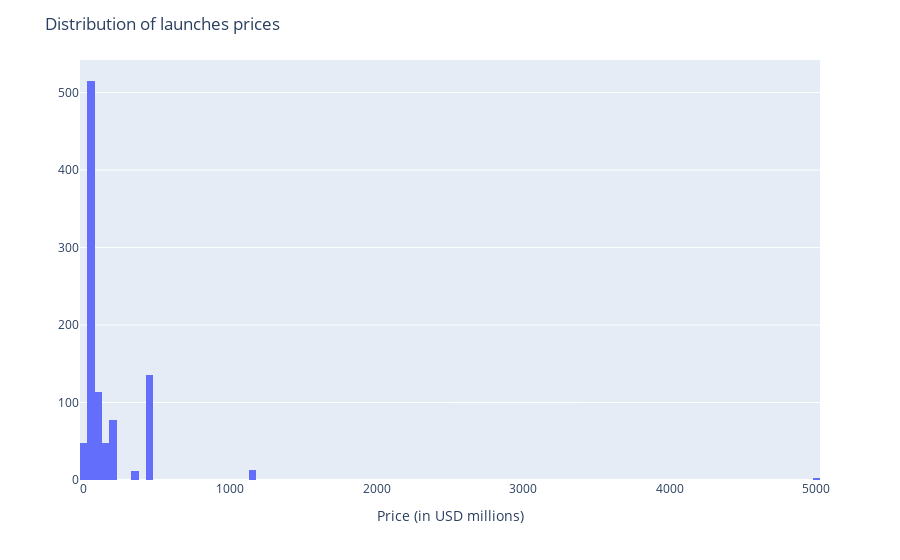

The notebook cell saved with this chart:
### Markdown cell above
# How Expensive are the Launches? 

Create a histogram and visualise the distribution. The price column is given in USD millions (careful of missing values).

### Code cell
fig_price = px.histogram(
    clean_df,
    "Price"
)

fig_price.update_layout(
    title="Distribution of launches prices",
    yaxis_title=None,
    xaxis_title="Price (in USD millions)"
)

fig_price.show()

### Figure 1 — Plotly figure (JSON) as saved in the notebook; plotly's stock layout.template omitted (floating-point values rounded to 4 significant figures; data arrays with more than 128 entries replaced by an {"elided": "..."} marker saying what was removed)
{"data": [{"alignmentgroup": "True", "bingroup": "x", "hovertemplate": "Price=%{x}<br>count=%{y}<extra></extra>", "legendgroup": "", "marker": {"color": "#636efa", "pattern": {"shape": ""}}, "name": "", "offsetgroup": "", "orientation": "v", "showlegend": false, "type": "histogram", "x": {"elided": "964 float values"}, "xaxis": "x", "yaxis": "y"}], "layout": {"barmode": "relative", "legend": {"tracegroupgap": 0}, "margin": {"t": 60}, "title": {"text": "Distribution of launches prices"}, "xaxis": {"anchor": "y", "domain": [0, 1], "title": {"text": "Price (in USD millions)"}}, "yaxis": {"anchor": "x", "domain": [0, 1], "title": {}}}}
